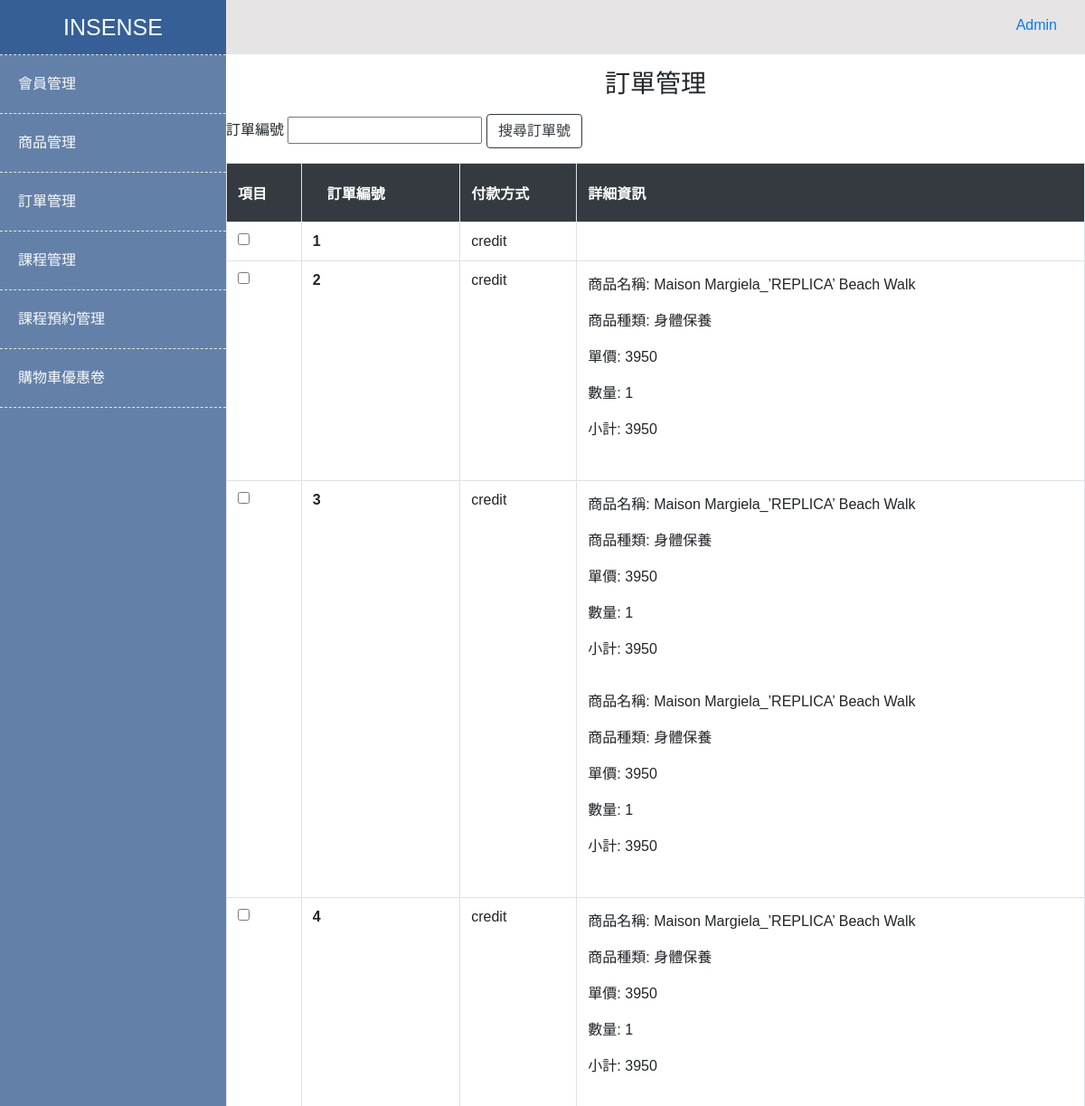
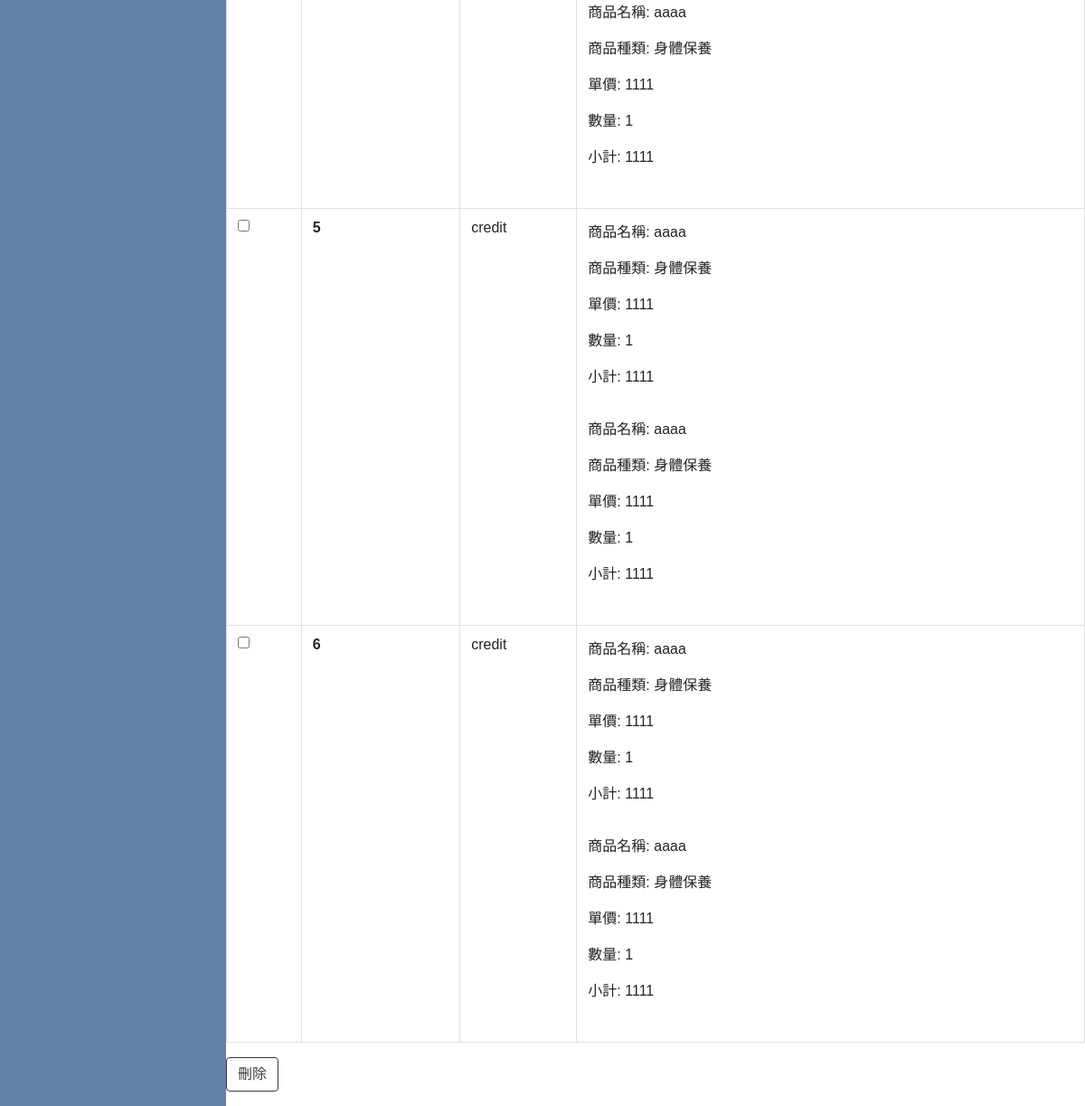
Screenshot of /admin/Insense/backStage/checkSearch.php (signed in) with the database file from the repository (2 pictures, top to bottom).
### tables this page shows
CREATE TABLE `orders` (
  `orderId` int(11) NOT NULL COMMENT '流水號',
  `orderCode` varchar(100) NOT NULL DEFAULT '0' COMMENT '訂單編號',
  `username` varchar(50) DEFAULT NULL COMMENT '使用者帳號',
  `orderPrice` int(100) DEFAULT NULL,
  `orderStatus` varchar(100) DEFAULT NULL COMMENT '訂單狀態',
  `paymentTypeId` int(11) DEFAULT NULL COMMENT '付款方式',
  `couponId` varchar(10) DEFAULT NULL COMMENT '優惠券編號',
  `created_at` datetime NOT NULL DEFAULT CURRENT_TIMESTAMP COMMENT '新增時間',
  `updated_at` datetime NOT NULL DEFAULT CURRENT_TIMESTAMP ON UPDATE CURRENT_TIMESTAMP COMMENT '更新時間'
);

CREATE TABLE `payment_types` (
  `paymentTypeId` int(11) NOT NULL COMMENT '流水號',
  `paymentTypeName` varchar(100) DEFAULT NULL COMMENT '付款方式名稱',
  `paymentTypeImg` varchar(100) DEFAULT NULL COMMENT '付款方式圖片名稱',
  `created_at` datetime NOT NULL DEFAULT CURRENT_TIMESTAMP COMMENT '新增時間',
  `updated_at` datetime NOT NULL DEFAULT CURRENT_TIMESTAMP ON UPDATE CURRENT_TIMESTAMP COMMENT '更新時間'
);

### admin/Insense/backStage/checkSearch.php (the view, shortened to what this page needs)
<?php
require_once('../templates/header.php');
require_once('../templates/leftSideBar.php');
require_once('../templates/rightContainer.php');
?>
<h3 class="pt-2 pb-2 d-flex justify-content-center">訂單管理</h3>
<form name="myForm" method="POST" action="./checkSearch.php">
  訂單編號 <input type="text" name="checkSearch" required>
  <tr>
    <td class="border" colspan="2"><button class="btn btn-outline-dark" type="submit" name="smb_add">搜尋訂單號</button>
    </td>
  </tr>
</form>
<form name="myForm" method="POST" action="./deleteCheck.php">
  <table class="border table table-hover">
    <thead class="thead-dark">
      <tr>
        <th scope="col" class="border">
          <div class="py-2 text-uppercase">項目</div>
        </th>
        <th scope="col" class="border">
          <div class="p-2 px-3 text-uppercase">訂單編號</div>
        </th>
        <th scope="col" class="border">
          <div class="py-2 text-uppercase">付款方式</div>
        </th>
        <th scope="col" class="border">
          <div class="py-2 text-uppercase">詳細資訊</div>
        </th>
      </tr>
    </thead>
    <tbody>
      <?php
      $string = $_POST['checkSearch'];
      $sqlOrder = "SELECT `orders`.`orderId`,`orders`.`created_at`,`orders`.`updated_at`,`payment_types`.`paymentTypeName`
                      FROM `orders` INNER JOIN `payment_types`
                      ON `orders`.`paymentTypeId` = `payment_types`.`paymentTypeId`
                        WHERE `orderId` LIKE '%{$string}%'
                      ORDER BY `orders`.`orderId`";
      $stmtOrder = $pdo->prepare($sqlOrder);
      $stmtOrder->execute();
      if ($stmtOrder->rowCount() > 0) {
        $arrOrders = $stmtOrder->fetchAll(PDO::FETCH_ASSOC);
        for ($i = 0; $i < count($arrOrders); $i++) {
      ?>
          <tr>
            <td class="border">
              <input type="checkbox" name="chk[]" class="check" value="<?php echo $arrOrders[$i]["orderId"]; ?>" />
            </td>
            <th scope="row" class="border"><?php echo $arrOrders[$i]["orderId"] ?>
            </th>
            <td class="border"><?php echo $arrOrders[$i]["paymentTypeName"] ?>
            </td>
            <td class="border">
              <?php
              $sqlItemList = "SELECT `item_lists`.`checkPrice`,`item_lists`.`checkQty`,`item_lists`.`checkSubtotal`,
                                  `items`.`itemName`,`categories`.`categoryName`
                                      FROM `item_lists`
                                      INNER JOIN `items`
                                      ON `item_lists`.`itemId` = `items`.`itemId`
                                      INNER JOIN `categories`
                                      ON `items`.`itemCategoryId` = `categories`.`categoryId`
                                      WHERE `item_lists`.`orderId` = ?
                                      ORDER BY `item_lists`.`itemListId` ASC";
              $stmtItemList = $pdo->prepare($sqlItemList);
              $arrParamItemList = [
                $arrOrders[$i]["orderId"]
              ];
              $stmtItemList->execute($arrParamItemList);
              if ($stmtItemList->rowCount() > 0) {
                $arrItemList = $stmtItemList->fetchAll(PDO::FETCH_ASSOC);
                for ($j = 0; $j < count($arrItemList); $j++) {
              ?>
                  <p>商品名稱: <?php echo $arrItemList[$j]["itemName"] ?></p>
                  <p>商品種類: <?php echo $arrItemList[$j]["categoryName"] ?></p>
                  <p>單價: <?php echo $arrItemList[$j]["checkPrice"] ?></p>
                  <p>數量: <?php echo $arrItemList[$j]["checkQty"] ?></p>
                  <p>小計: <?php echo $arrItemList[$j]["checkSubtotal"] ?></p>
                  <br />
              <?php
                }
              }
              ?>
            </td>
          </tr>
      <?php
        }
      }
      ?>
    </tbody>
  </table>
  <form name="myForm" method="GET" action="./Alldelete.php">
    <td class="border" colspan="2"><button class="btn btn-outline-dark" type="submit" name="smb_add">刪除</button>
    </td>
  </form>
  </div>
<?php
require_once('../templates/footer.php');
?>

### admin/Insense/backstageCss/style.css (style rules this page uses)
:root { --main-bg-white: #FAFAFA; --nav-bg-grey: #6c6c6d; --main-text-black: #000008; --main-logo-blue: #6381a8; --main-light-blue: #ACC5E1; --main-padding-grey: rgb(230, 228, 228); }
body { overflow-x: hidden; font-family: 'Noto Sans TC', sans-serif; font-size: 16px; position: relative; }

### rows the page displays
orders: orderId "1", paymentTypeId.paymentTypeName "credit"
orders: orderId "2", paymentTypeId.paymentTypeName "credit", itemName "Maison Margiela_’REPLICA’ Beach Walk", categoryName "身體保養", checkPrice "3950", checkQty "1", checkSubtotal "3950"
orders: orderId "3", paymentTypeId.paymentTypeName "credit", itemName "Maison Margiela_’REPLICA’ Beach Walk", categoryName "身體保養", checkPrice "3950", checkQty "1", checkSubtotal "3950"
orders: orderId "4", paymentTypeId.paymentTypeName "credit", itemName "Maison Margiela_’REPLICA’ Beach Walk", categoryName "身體保養", checkPrice "3950", checkQty "1", checkSubtotal "3950", itemName "aaaa", checkPrice "1111", checkSubtotal "1111"
orders: orderId "5", paymentTypeId.paymentTypeName "credit", itemName "aaaa", categoryName "身體保養", checkPrice "1111", checkQty "1", checkSubtotal "1111"
orders: orderId "6", paymentTypeId.paymentTypeName "credit", itemName "aaaa", categoryName "身體保養", checkPrice "1111", checkQty "1", checkSubtotal "1111"
